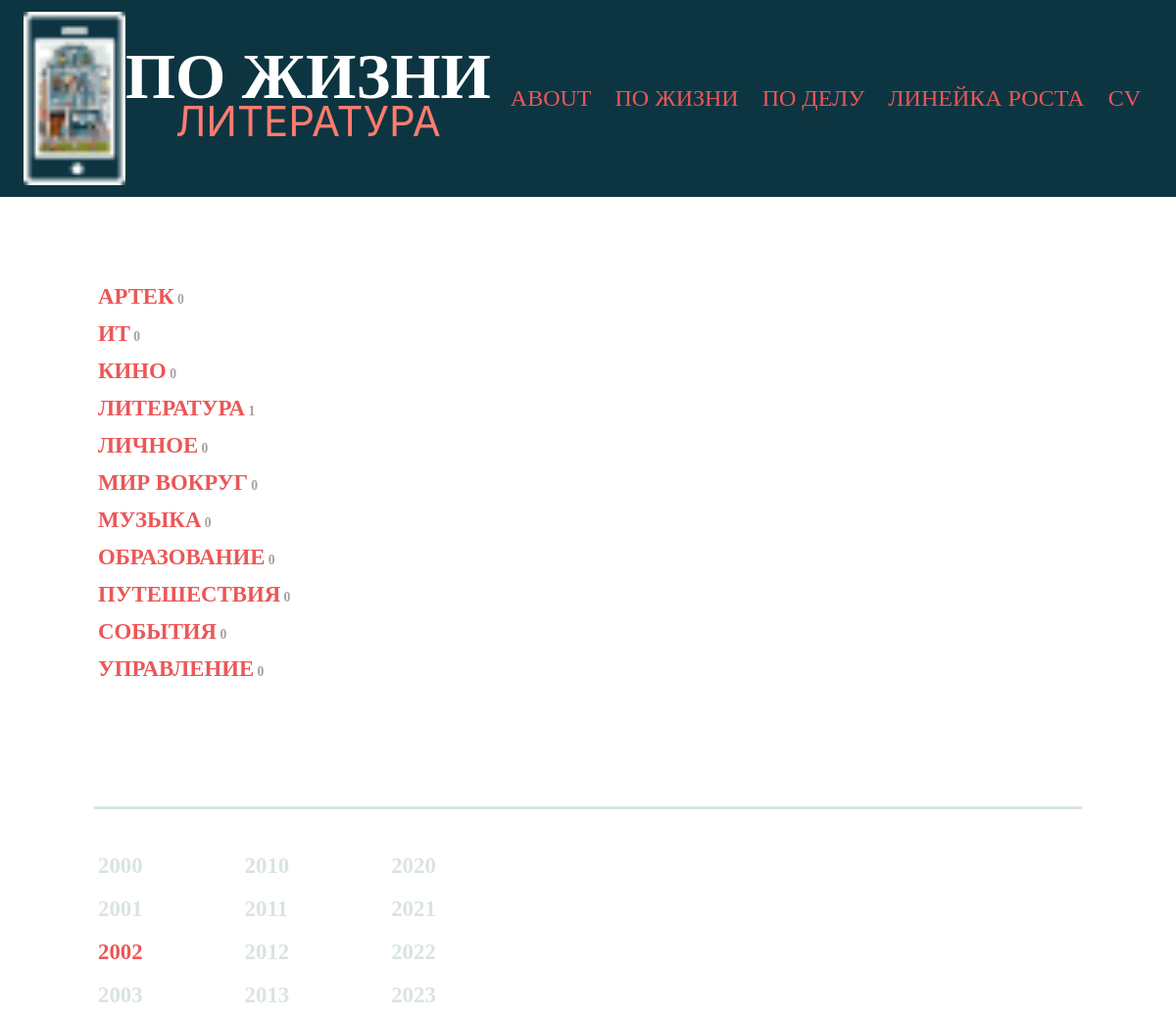
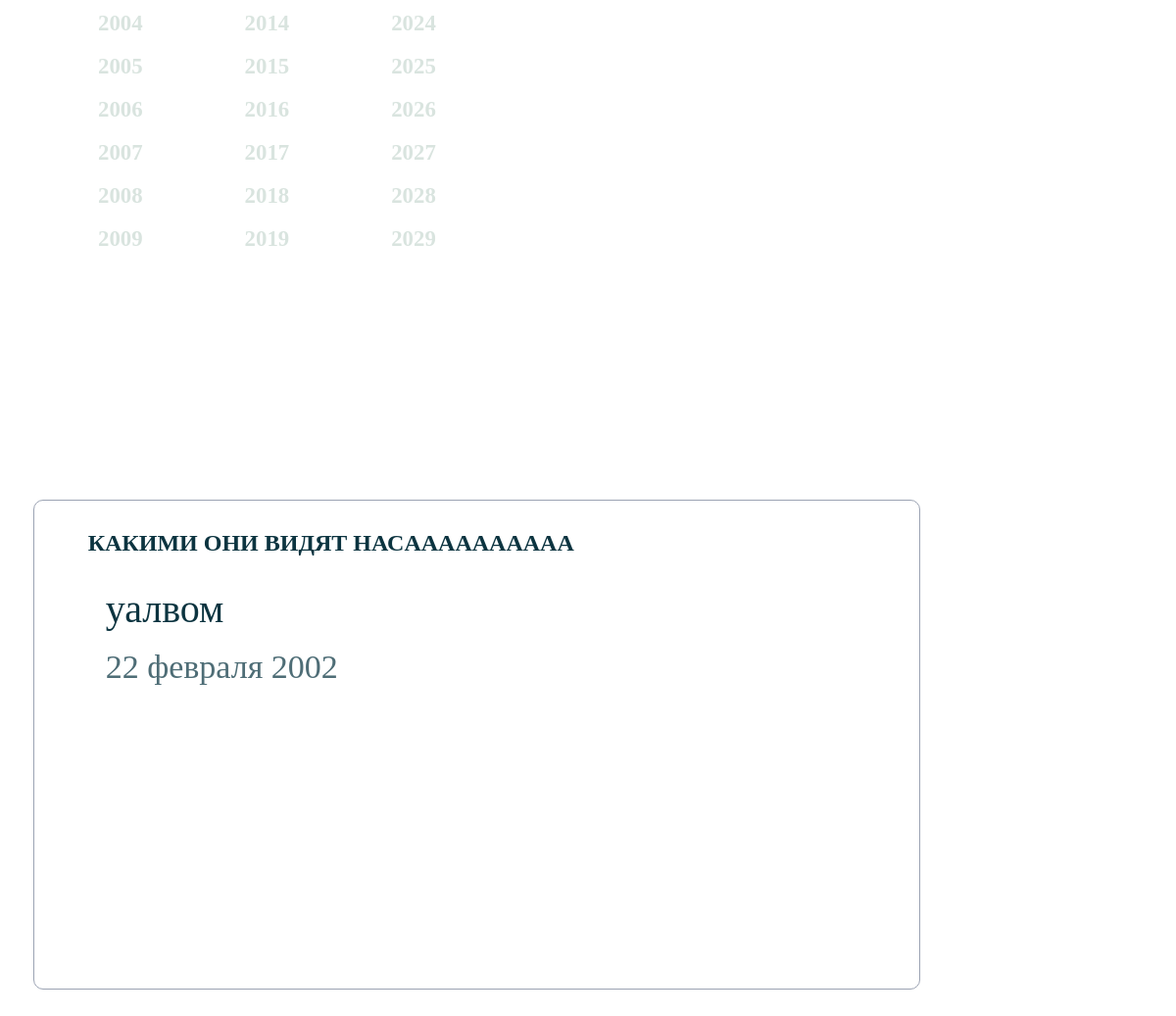
The app's page /life with its own data (2 pictures, top to bottom).
### page/models.py (models this page shows, shortened)
class life(models.Model):
    file_name = models.CharField(null = False, max_length = 150)
    date = models.DateTimeField(auto_now = False, auto_created = False)
    str_date = models.CharField(max_length = 30)
    tag = models.CharField(max_length = 20)
    heading = models.CharField(max_length = 100)
    page_text = models.TextField()
    text = models.TextField()
    slug = models.CharField(max_length = 100)

### page/views.py (the view)
# urls.py: path('life', lifes),
def lifes(requests):
    datas = life.objects.all().order_by('date')[:3]
    data = list(datas)
    data.reverse()
    return adm(requests, "page/life.html", {'theme':'ПО ЖИЗНИ', 'data':data, 'left':life_left, 'years':life_left_years, 'admin':check_admin(requests)})

### page/views.py (called while the page is built)
def check_admin(q):
    try:
        try:
            if q.COOKIES['dats_A'] == passwd:
                return True
            elif q.GET['admin'] == passwd:
                return True
            else: return False
        except: return q.GET['admin'] == passwd
        else: return False
    except:
        return False

def adm(requests, templ, contex):
    a = render(requests, templ, context = contex)
    if check_admin(requests): a.set_cookie('dats_A', passwd)
    else:
        a.set_cookie('dats_A', 'yxadi')
    return a

### page/templates/page/life.html (shortened to what this page needs)
{% extends 'syit/base_all.html' %}
{% load static %}
{% block type %}{{ theme }}{% endblock %}
{% block content %}
<div class="life_left_block">
    <div class="life_left_text">
        <table>
            {% for i, number in left.items %}
                <tr><td><a href="/life/year/{{ i }}" class="ssil_">{{ i }}</a><a class="life_left_number"> {{ number }}</a></td></tr>
            {% endfor %}
        </table>
    </div>
    <div class="life_line_h1"></div>
    <table style="margin-top: 5vh" class="life_left_text">
        {% for i, item in years.items %}
            <tr class="life_years">
                {% for j, it in item.items %}
                    {% if it == 0 %}
                        <td class="tds"><a class="ssil_" style="pointer-events: none; color:rgba(217, 228, 223, 1) !important;">{{ j }}</a></td>
                    {% else %}
                        <td class="tds"><a class="ssil_" href="/life/year/{{ j }}">{{ j }}</a></td>
                    {% endif %}
                {% endfor %}
            </tr>
        {% endfor %}
    </table>
</div>
<div class="life_right_block">
{% for i in data %}
<div class="life_right__block_text" onclick="window.location='/life/{{ i.slug }}';">
        <p class="life_right_heading">{{ i.heading }} <span class="life_right_lit">{{ i.tag }}</span></p>
        <p class="life_right_text">{{ i.page_text }}</p>
        <p class="life_right_data">{{ i.str_date }}</p>
</div>
{% endfor %}
</div>
{% endblock %}

### static/css/all.css (style rules this page uses)
.life_left_block { width: 3.5cm; height: 100%; float: left; }
.life_left_text { font-family: Montserrat; font-style: normal; font-weight: bold; font-size: 9px; line-height: 1; text-transform: uppercase; color: #EB5757; margin-left: 12%; }
.life_years { width: 25%; font-family: Montserrat; font-style: normal; font-weight: bold; font-size: 100% !important; line-height: 1.4; text-transform: uppercase; color: #EB5757 !important; margin-left: 12%; }
.ssil_ { color: #EB5757 !important; font-size: 140% !important; }
td { padding-left: 0.5vh; padding-right: 0.5vh; }
.life_right_block { width: 11.4cm; float: left; }
.life_line_h1 { margin-top: 20%; margin-left: 14%; height: 0%; border-top: 1px solid #D9E4DF; }
.life_right_heading { font-family: Montserrat; font-style: normal; font-weight: bold; font-size: 16px; line-height: 34px; text-transform: uppercase; color: #0C3440; margin-top: 3%; margin-left: 6%; margin-bottom: 0%; }
.life_right_text { font-family: Montserrat; font-style: normal; font-size: 12px; line-height: 1.2; color: #0C3440; margin-left: 6%; }
.life_right_data { font-family: Montserrat; font-style: normal; font-weight: 500; font-size: 10px; text-align: justify; color: #4E6D76; width: 8cm; float: left; margin-left: 2%; }
.life_left_number { color:#A8A0A0 !important; font-size: 1.1vh !important; }
@media screen and (max-device-width: 991px) { .life_left_block { margin-bottom: 10%; } }
@media screen and (max-device-width: 991px) { .life_right__block_text { border: 0.5px solid #9BA3B3; border-radius: 10px; margin-left: 8%; width: 210%; height: 500px; overflow: auto; margin-bottom: 16%; } }
@media screen and (max-device-width: 991px) { .life_right_text { font-size: 40px !important; margin-top: 4%; margin-bottom: 3%; margin-left: 8%; } }
@media screen and (max-device-width: 991px) { .life_right_data { font-size: 34px !important; width: 12cm; margin-left: 8%; } }
@media screen and (max-device-width: 991px) { .tds { padding-right:100px; padding-bottom:10px; } }
@media screen and (max-device-width: 991px) { .life_years { border-spacing: 7px 11px; } }
@media screen and (max-device-width: 991px) { .life_line_h1 { margin-top: 7%; margin-left: 8%; margin-right: 8%; border-top: 3px solid #D9E4DF; } }
@media screen and (max-device-width: 991px) { .life_left_number { color:#A8A0A0 !important; font-size: 1.7vh !important; } }
@media screen and (max-device-width: 991px) { .life_left_block { width: 100%; margin-top: 7%; } }
@media screen and (max-device-width: 991px) { .ssil_ { font-size: 95% !important; line-height: 1.5; } }
@media screen and (max-device-width: 991px) { .life_left_text { font-family: Montserrat; font-style: normal; font-weight: bold; font-size: 6px; text-transform: uppercase; color: #EB5757; margin-left: 8%; margin-bottom: 10%; } }
@media screen and (max-device-width: 991px) { body { display: flex; background-image: none !important; } }
@media screen and (max-device-width: 991px) { * { font-size: 3vh !important; line-height: 4vh !important; } }

### records on screen
life: tag "ЛИТЕРАТУРА", id "1", heading "КАКИМИ ОНИ ВИДЯТ НАСAAAAAAAAAA", page_text "уалвом", str_date "22 февраля 2002"

### other values on screen
{{ theme }} "ПО ЖИЗНИ"
{{ i }} "АРТЕК" "ИТ" "КИНО" "ЛИЧНОЕ" "МИР ВОКРУГ" "МУЗЫКА" "ОБРАЗОВАНИЕ" "ПУТЕШЕСТВИЯ" "СОБЫТИЯ" "УПРАВЛЕНИЕ"
{{ number }} "0" "0" "0" "0" "0" "0" "0" "0" "0" "0"
{{ j }} "2000" "2010" "2020" "2001" "2011" "2021" "2012" "2022" "2003" "2013" "2023" "2004" "2014" "2024" "2005" "2015" "2025" "2006" "2016" "2026" "2007" "2017" "2027" "2008" "2018" "2028" "2009" "2019" "2029"
{{ j }} "2002"
